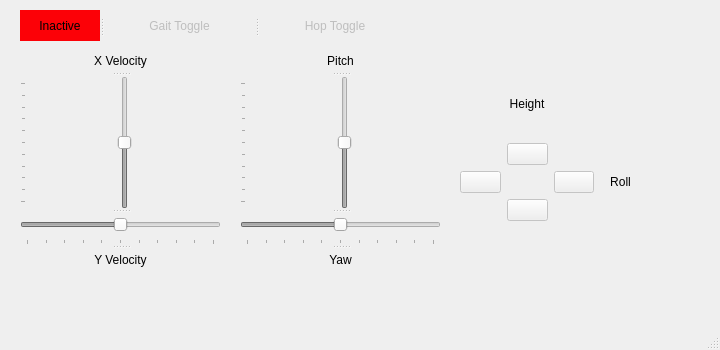
<?xml version="1.0" encoding="UTF-8"?>
<ui version="4.0">
 <class>MainWindow</class>
 <widget class="QMainWindow" name="MainWindow">
  <property name="geometry">
   <rect>
    <x>0</x>
    <y>0</y>
    <width>720</width>
    <height>350</height>
   </rect>
  </property>
  <property name="windowTitle">
   <string>MainWindow</string>
  </property>
  <widget class="QWidget" name="centralwidget">
   <widget class="QSplitter" name="splitter_3">
    <property name="geometry">
     <rect>
      <x>20</x>
      <y>10</y>
      <width>391</width>
      <height>31</height>
     </rect>
    </property>
    <property name="minimumSize">
     <size>
      <width>391</width>
      <height>31</height>
     </size>
    </property>
    <property name="orientation">
     <enum>Qt::Horizontal</enum>
    </property>
    <widget class="QLabel" name="active_label">
     <property name="palette">
      <palette>
       <active>
        <colorrole role="WindowText">
         <brush brushstyle="SolidPattern">
          <color alpha="255">
           <red>0</red>
           <green>0</green>
           <blue>0</blue>
          </color>
         </brush>
        </colorrole>
        <colorrole role="Button">
         <brush brushstyle="SolidPattern">
          <color alpha="255">
           <red>252</red>
           <green>1</green>
           <blue>7</blue>
          </color>
         </brush>
        </colorrole>
        <colorrole role="Light">
         <brush brushstyle="SolidPattern">
          <color alpha="255">
           <red>255</red>
           <green>124</green>
           <blue>127</blue>
          </color>
         </brush>
        </colorrole>
        <colorrole role="Midlight">
         <brush brushstyle="SolidPattern">
          <color alpha="255">
           <red>253</red>
           <green>62</green>
           <blue>67</blue>
          </color>
         </brush>
        </colorrole>
        <colorrole role="Dark">
         <brush brushstyle="SolidPattern">
          <color alpha="255">
           <red>126</red>
           <green>0</green>
           <blue>3</blue>
          </color>
         </brush>
        </colorrole>
        <colorrole role="Mid">
         <brush brushstyle="SolidPattern">
          <color alpha="255">
           <red>168</red>
           <green>1</green>
           <blue>4</blue>
          </color>
         </brush>
        </colorrole>
        <colorrole role="Text">
         <brush brushstyle="SolidPattern">
          <color alpha="255">
           <red>0</red>
           <green>0</green>
           <blue>0</blue>
          </color>
         </brush>
        </colorrole>
        <colorrole role="BrightText">
         <brush brushstyle="SolidPattern">
          <color alpha="255">
           <red>255</red>
           <green>255</green>
           <blue>255</blue>
          </color>
         </brush>
        </colorrole>
        <colorrole role="ButtonText">
         <brush brushstyle="SolidPattern">
          <color alpha="255">
           <red>0</red>
           <green>0</green>
           <blue>0</blue>
          </color>
         </brush>
        </colorrole>
        <colorrole role="Base">
         <brush brushstyle="SolidPattern">
          <color alpha="255">
           <red>255</red>
           <green>255</green>
           <blue>255</blue>
          </color>
         </brush>
        </colorrole>
        <colorrole role="Window">
         <brush brushstyle="SolidPattern">
          <color alpha="255">
           <red>252</red>
           <green>1</green>
           <blue>7</blue>
          </color>
         </brush>
        </colorrole>
        <colorrole role="Shadow">
         <brush brushstyle="SolidPattern">
          <color alpha="255">
           <red>0</red>
           <green>0</green>
           <blue>0</blue>
          </color>
         </brush>
        </colorrole>
        <colorrole role="AlternateBase">
         <brush brushstyle="SolidPattern">
          <color alpha="255">
           <red>253</red>
           <green>128</green>
           <blue>131</blue>
          </color>
         </brush>
        </colorrole>
        <colorrole role="ToolTipBase">
         <brush brushstyle="SolidPattern">
          <color alpha="255">
           <red>255</red>
           <green>255</green>
           <blue>220</blue>
          </color>
         </brush>
        </colorrole>
        <colorrole role="ToolTipText">
         <brush brushstyle="SolidPattern">
          <color alpha="255">
           <red>0</red>
           <green>0</green>
           <blue>0</blue>
          </color>
         </brush>
        </colorrole>
       </active>
       <inactive>
        <colorrole role="WindowText">
         <brush brushstyle="SolidPattern">
          <color alpha="255">
           <red>0</red>
           <green>0</green>
           <blue>0</blue>
          </color>
         </brush>
        </colorrole>
        <colorrole role="Button">
         <brush brushstyle="SolidPattern">
          <color alpha="255">
           <red>252</red>
           <green>1</green>
           <blue>7</blue>
          </color>
         </brush>
        </colorrole>
        <colorrole role="Light">
         <brush brushstyle="SolidPattern">
          <color alpha="255">
           <red>255</red>
           <green>124</green>
           <blue>127</blue>
          </color>
         </brush>
        </colorrole>
        <colorrole role="Midlight">
         <brush brushstyle="SolidPattern">
          <color alpha="255">
           <red>253</red>
           <green>62</green>
           <blue>67</blue>
          </color>
         </brush>
        </colorrole>
        <colorrole role="Dark">
         <brush brushstyle="SolidPattern">
          <color alpha="255">
           <red>126</red>
           <green>0</green>
           <blue>3</blue>
          </color>
         </brush>
        </colorrole>
        <colorrole role="Mid">
         <brush brushstyle="SolidPattern">
          <color alpha="255">
           <red>168</red>
           <green>1</green>
           <blue>4</blue>
          </color>
         </brush>
        </colorrole>
        <colorrole role="Text">
         <brush brushstyle="SolidPattern">
          <color alpha="255">
           <red>0</red>
           <green>0</green>
           <blue>0</blue>
          </color>
         </brush>
        </colorrole>
        <colorrole role="BrightText">
         <brush brushstyle="SolidPattern">
          <color alpha="255">
           <red>255</red>
           <green>255</green>
           <blue>255</blue>
          </color>
         </brush>
        </colorrole>
        <colorrole role="ButtonText">
         <brush brushstyle="SolidPattern">
          <color alpha="255">
           <red>0</red>
           <green>0</green>
           <blue>0</blue>
          </color>
         </brush>
        </colorrole>
        <colorrole role="Base">
         <brush brushstyle="SolidPattern">
          <color alpha="255">
           <red>255</red>
           <green>255</green>
           <blue>255</blue>
          </color>
         </brush>
        </colorrole>
        <colorrole role="Window">
         <brush brushstyle="SolidPattern">
          <color alpha="255">
           <red>252</red>
           <green>1</green>
           <blue>7</blue>
          </color>
         </brush>
        </colorrole>
        <colorrole role="Shadow">
         <brush brushstyle="SolidPattern">
          <color alpha="255">
           <red>0</red>
           <green>0</green>
           <blue>0</blue>
          </color>
         </brush>
        </colorrole>
        <colorrole role="AlternateBase">
         <brush brushstyle="SolidPattern">
          <color alpha="255">
           <red>253</red>
           <green>128</green>
           <blue>131</blue>
          </color>
         </brush>
        </colorrole>
        <colorrole role="ToolTipBase">
         <brush brushstyle="SolidPattern">
          <color alpha="255">
           <red>255</red>
           <green>255</green>
           <blue>220</blue>
          </color>
         </brush>
        </colorrole>
        <colorrole role="ToolTipText">
         <brush brushstyle="SolidPattern">
          <color alpha="255">
           <red>0</red>
           <green>0</green>
           <blue>0</blue>
          </color>
         </brush>
        </colorrole>
       </inactive>
       <disabled>
        <colorrole role="WindowText">
         <brush brushstyle="SolidPattern">
          <color alpha="255">
           <red>126</red>
           <green>0</green>
           <blue>3</blue>
          </color>
         </brush>
        </colorrole>
        <colorrole role="Button">
         <brush brushstyle="SolidPattern">
          <color alpha="255">
           <red>252</red>
           <green>1</green>
           <blue>7</blue>
          </color>
         </brush>
        </colorrole>
        <colorrole role="Light">
         <brush brushstyle="SolidPattern">
          <color alpha="255">
           <red>255</red>
           <green>124</green>
           <blue>127</blue>
          </color>
         </brush>
        </colorrole>
        <colorrole role="Midlight">
         <brush brushstyle="SolidPattern">
          <color alpha="255">
           <red>253</red>
           <green>62</green>
           <blue>67</blue>
          </color>
         </brush>
        </colorrole>
        <colorrole role="Dark">
         <brush brushstyle="SolidPattern">
          <color alpha="255">
           <red>126</red>
           <green>0</green>
           <blue>3</blue>
          </color>
         </brush>
        </colorrole>
        <colorrole role="Mid">
         <brush brushstyle="SolidPattern">
          <color alpha="255">
           <red>168</red>
           <green>1</green>
           <blue>4</blue>
          </color>
         </brush>
        </colorrole>
        <colorrole role="Text">
         <brush brushstyle="SolidPattern">
          <color alpha="255">
           <red>126</red>
           <green>0</green>
           <blue>3</blue>
          </color>
         </brush>
        </colorrole>
        <colorrole role="BrightText">
         <brush brushstyle="SolidPattern">
          <color alpha="255">
           <red>255</red>
           <green>255</green>
           <blue>255</blue>
          </color>
         </brush>
        </colorrole>
        <colorrole role="ButtonText">
         <brush brushstyle="SolidPattern">
          <color alpha="255">
           <red>126</red>
           <green>0</green>
           <blue>3</blue>
          </color>
         </brush>
        </colorrole>
        <colorrole role="Base">
         <brush brushstyle="SolidPattern">
          <color alpha="255">
           <red>252</red>
           <green>1</green>
           <blue>7</blue>
          </color>
         </brush>
        </colorrole>
        <colorrole role="Window">
         <brush brushstyle="SolidPattern">
          <color alpha="255">
           <red>252</red>
           <green>1</green>
           <blue>7</blue>
          </color>
         </brush>
        </colorrole>
        <colorrole role="Shadow">
         <brush brushstyle="SolidPattern">
          <color alpha="255">
           <red>0</red>
           <green>0</green>
           <blue>0</blue>
          </color>
         </brush>
        </colorrole>
        <colorrole role="AlternateBase">
         <brush brushstyle="SolidPattern">
          <color alpha="255">
           <red>252</red>
           <green>1</green>
           <blue>7</blue>
          </color>
         </brush>
        </colorrole>
        <colorrole role="ToolTipBase">
         <brush brushstyle="SolidPattern">
          <color alpha="255">
           <red>255</red>
           <green>255</green>
           <blue>220</blue>
          </color>
         </brush>
        </colorrole>
        <colorrole role="ToolTipText">
         <brush brushstyle="SolidPattern">
          <color alpha="255">
           <red>0</red>
           <green>0</green>
           <blue>0</blue>
          </color>
         </brush>
        </colorrole>
       </disabled>
      </palette>
     </property>
     <property name="autoFillBackground">
      <bool>true</bool>
     </property>
     <property name="text">
      <string>Inactive</string>
     </property>
     <property name="alignment">
      <set>Qt::AlignCenter</set>
     </property>
    </widget>
    <widget class="QPushButton" name="gait_button">
     <property name="enabled">
      <bool>false</bool>
     </property>
     <property name="autoFillBackground">
      <bool>false</bool>
     </property>
     <property name="text">
      <string>Gait Toggle</string>
     </property>
     <property name="checkable">
      <bool>true</bool>
     </property>
     <property name="checked">
      <bool>false</bool>
     </property>
     <property name="default">
      <bool>false</bool>
     </property>
     <property name="flat">
      <bool>true</bool>
     </property>
    </widget>
    <widget class="QPushButton" name="hop_button">
     <property name="enabled">
      <bool>false</bool>
     </property>
     <property name="autoFillBackground">
      <bool>false</bool>
     </property>
     <property name="text">
      <string>Hop Toggle</string>
     </property>
     <property name="checkable">
      <bool>true</bool>
     </property>
     <property name="checked">
      <bool>false</bool>
     </property>
     <property name="default">
      <bool>false</bool>
     </property>
     <property name="flat">
      <bool>true</bool>
     </property>
    </widget>
   </widget>
   <widget class="QSplitter" name="splitter">
    <property name="geometry">
     <rect>
      <x>240</x>
      <y>50</y>
      <width>201</width>
      <height>221</height>
     </rect>
    </property>
    <property name="minimumSize">
     <size>
      <width>201</width>
      <height>221</height>
     </size>
    </property>
    <property name="orientation">
     <enum>Qt::Vertical</enum>
    </property>
    <widget class="QLabel" name="label_3">
     <property name="text">
      <string>Pitch</string>
     </property>
     <property name="alignment">
      <set>Qt::AlignCenter</set>
     </property>
    </widget>
    <widget class="QSlider" name="right_y_slider">
     <property name="enabled">
      <bool>false</bool>
     </property>
     <property name="minimum">
      <number>-100</number>
     </property>
     <property name="maximum">
      <number>100</number>
     </property>
     <property name="singleStep">
      <number>5</number>
     </property>
     <property name="tracking">
      <bool>false</bool>
     </property>
     <property name="orientation">
      <enum>Qt::Vertical</enum>
     </property>
     <property name="tickPosition">
      <enum>QSlider::TicksAbove</enum>
     </property>
     <property name="tickInterval">
      <number>20</number>
     </property>
    </widget>
    <widget class="QSlider" name="right_x_slider">
     <property name="enabled">
      <bool>false</bool>
     </property>
     <property name="minimum">
      <number>-100</number>
     </property>
     <property name="maximum">
      <number>100</number>
     </property>
     <property name="singleStep">
      <number>5</number>
     </property>
     <property name="tracking">
      <bool>false</bool>
     </property>
     <property name="orientation">
      <enum>Qt::Horizontal</enum>
     </property>
     <property name="tickPosition">
      <enum>QSlider::TicksBelow</enum>
     </property>
     <property name="tickInterval">
      <number>20</number>
     </property>
    </widget>
    <widget class="QLabel" name="label_4">
     <property name="text">
      <string>Yaw</string>
     </property>
     <property name="alignment">
      <set>Qt::AlignCenter</set>
     </property>
    </widget>
   </widget>
   <widget class="QWidget" name="">
    <property name="geometry">
     <rect>
      <x>460</x>
      <y>70</y>
      <width>181</width>
      <height>151</height>
     </rect>
    </property>
    <layout class="QGridLayout" name="gridLayout">
     <property name="sizeConstraint">
      <enum>QLayout::SetMinimumSize</enum>
     </property>
     <item row="0" column="0" colspan="3">
      <widget class="QLabel" name="label_5">
       <property name="text">
        <string>Height</string>
       </property>
       <property name="alignment">
        <set>Qt::AlignCenter</set>
       </property>
      </widget>
     </item>
     <item row="1" column="1">
      <widget class="QPushButton" name="dpad_up">
       <property name="enabled">
        <bool>false</bool>
       </property>
       <property name="text">
        <string/>
       </property>
       <property name="icon">
        <iconset>
         <disabledoff>:/dpad_icons/icons/dpad_up_off.png</disabledoff>
         <disabledon>:/dpad_icons/icons/dpad_up_on.png</disabledon>
        </iconset>
       </property>
       <property name="iconSize">
        <size>
         <width>20</width>
         <height>25</height>
        </size>
       </property>
       <property name="checkable">
        <bool>true</bool>
       </property>
       <property name="checked">
        <bool>false</bool>
       </property>
      </widget>
     </item>
     <item row="2" column="0">
      <widget class="QPushButton" name="dpad_left">
       <property name="enabled">
        <bool>false</bool>
       </property>
       <property name="text">
        <string/>
       </property>
       <property name="icon">
        <iconset>
         <disabledoff>:/dpad_icons/icons/dpad_left_off.png</disabledoff>
         <disabledon>:/dpad_icons/icons/dpad_left_on.png</disabledon>
        </iconset>
       </property>
       <property name="iconSize">
        <size>
         <width>20</width>
         <height>25</height>
        </size>
       </property>
       <property name="checkable">
        <bool>true</bool>
       </property>
       <property name="checked">
        <bool>false</bool>
       </property>
      </widget>
     </item>
     <item row="2" column="2">
      <widget class="QPushButton" name="dpad_right">
       <property name="enabled">
        <bool>false</bool>
       </property>
       <property name="text">
        <string/>
       </property>
       <property name="icon">
        <iconset>
         <disabledoff>:/dpad_icons/icons/dpad_right_off.png</disabledoff>
         <disabledon>:/dpad_icons/icons/dpad_right_on.png</disabledon>
        </iconset>
       </property>
       <property name="iconSize">
        <size>
         <width>20</width>
         <height>25</height>
        </size>
       </property>
       <property name="checkable">
        <bool>true</bool>
       </property>
       <property name="checked">
        <bool>false</bool>
       </property>
      </widget>
     </item>
     <item row="2" column="3">
      <widget class="QLabel" name="label_6">
       <property name="text">
        <string>Roll</string>
       </property>
       <property name="alignment">
        <set>Qt::AlignCenter</set>
       </property>
      </widget>
     </item>
     <item row="3" column="1">
      <widget class="QPushButton" name="dpad_down">
       <property name="enabled">
        <bool>false</bool>
       </property>
       <property name="text">
        <string/>
       </property>
       <property name="icon">
        <iconset>
         <disabledoff>:/dpad_icons/icons/dpad_down_off.png</disabledoff>
         <disabledon>:/dpad_icons/icons/dpad_down_on.png</disabledon>
        </iconset>
       </property>
       <property name="iconSize">
        <size>
         <width>20</width>
         <height>25</height>
        </size>
       </property>
       <property name="checkable">
        <bool>true</bool>
       </property>
       <property name="checked">
        <bool>false</bool>
       </property>
      </widget>
     </item>
    </layout>
   </widget>
   <widget class="QSplitter" name="splitter_2">
    <property name="geometry">
     <rect>
      <x>20</x>
      <y>50</y>
      <width>201</width>
      <height>221</height>
     </rect>
    </property>
    <property name="minimumSize">
     <size>
      <width>201</width>
      <height>221</height>
     </size>
    </property>
    <property name="maximumSize">
     <size>
      <width>16777215</width>
      <height>16777215</height>
     </size>
    </property>
    <property name="orientation">
     <enum>Qt::Vertical</enum>
    </property>
    <widget class="QLabel" name="label">
     <property name="text">
      <string>X Velocity</string>
     </property>
     <property name="alignment">
      <set>Qt::AlignCenter</set>
     </property>
    </widget>
    <widget class="QSlider" name="left_y_slider">
     <property name="enabled">
      <bool>false</bool>
     </property>
     <property name="minimum">
      <number>-100</number>
     </property>
     <property name="maximum">
      <number>100</number>
     </property>
     <property name="singleStep">
      <number>5</number>
     </property>
     <property name="tracking">
      <bool>false</bool>
     </property>
     <property name="orientation">
      <enum>Qt::Vertical</enum>
     </property>
     <property name="tickPosition">
      <enum>QSlider::TicksAbove</enum>
     </property>
     <property name="tickInterval">
      <number>20</number>
     </property>
    </widget>
    <widget class="QSlider" name="left_x_slider">
     <property name="enabled">
      <bool>false</bool>
     </property>
     <property name="minimum">
      <number>-100</number>
     </property>
     <property name="maximum">
      <number>100</number>
     </property>
     <property name="singleStep">
      <number>5</number>
     </property>
     <property name="tracking">
      <bool>false</bool>
     </property>
     <property name="orientation">
      <enum>Qt::Horizontal</enum>
     </property>
     <property name="tickPosition">
      <enum>QSlider::TicksBelow</enum>
     </property>
     <property name="tickInterval">
      <number>20</number>
     </property>
    </widget>
    <widget class="QLabel" name="label_2">
     <property name="text">
      <string>Y Velocity</string>
     </property>
     <property name="alignment">
      <set>Qt::AlignCenter</set>
     </property>
    </widget>
   </widget>
  </widget>
  <widget class="QStatusBar" name="statusbar"/>
 </widget>
 <resources>
  <include location="controller_gui_resources.qrc"/>
 </resources>
 <connections/>
</ui>
